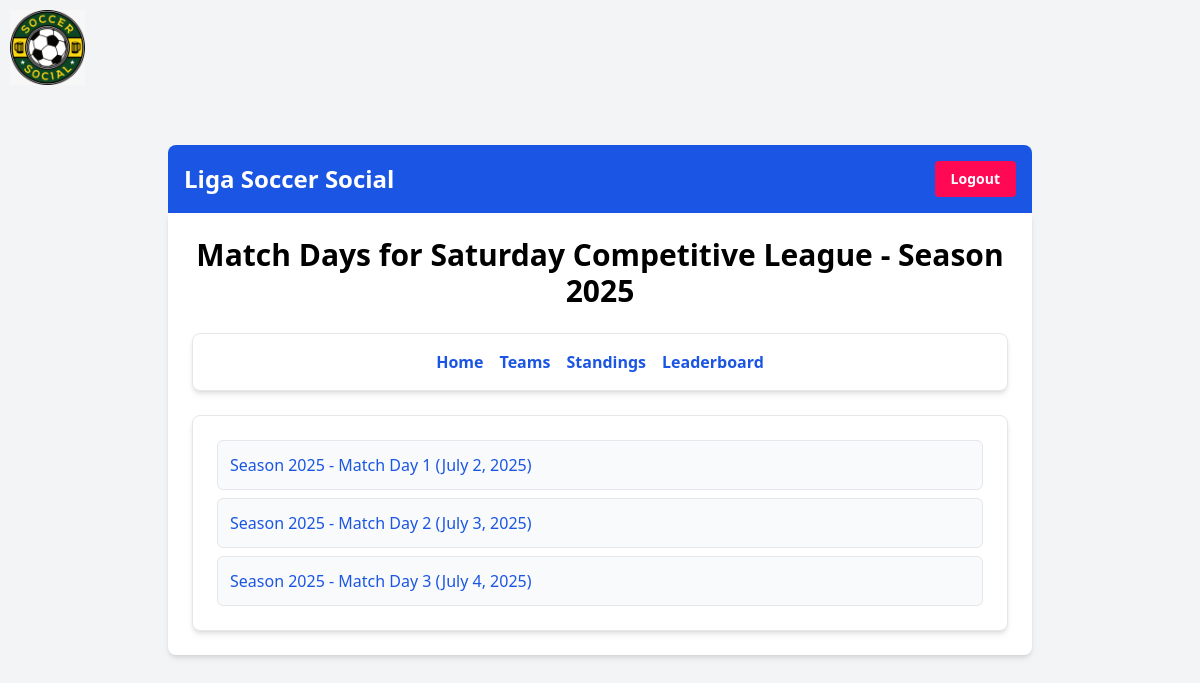
The app's page /futbol/league/1/1/matchdays/ (signed in) with its own data.
### futbolapp/models.py (models this page shows, shortened)
class League(models.Model):
    name = models.CharField(max_length=100)
    description = models.TextField()
    created_at = models.DateTimeField(auto_now_add=True)
    updated_at = models.DateTimeField(auto_now=True)

class Season(models.Model):
    league = models.ForeignKey(League, on_delete=models.CASCADE, null=True, blank=True)
    tournament = models.ForeignKey('Tournament', on_delete=models.CASCADE, null=True, blank=True) # New field
    year = models.IntegerField()
    is_current = models.BooleanField(default=False)

class Matchday(models.Model):
    season = models.ForeignKey(Season, on_delete=models.CASCADE)
    number = models.PositiveIntegerField()
    date = models.DateField()
    title = models.CharField(max_length=100, blank=True, null=True) # New field for title
    class Meta:
        ordering = ['season', 'number']
        unique_together = ('season', 'number')

### futbolapp/views.py (the view)
# urls.py: path('league/<int:league_id>/<int:season_id>/matchdays/', views.league_matchday_list, name='league_matchday_list'),
@login_required
def league_matchday_list(request, league_id, season_id):
    league = get_object_or_404(League, pk=league_id)
    season = get_object_or_404(Season, pk=season_id)
    matchdays = Matchday.objects.filter(season=season).order_by('number')
    return render(request, 'futbolapp/matchday_list.html', {'league': league, 'season': season, 'matchdays': matchdays, 'active_tab': 'matchdays'})

### futbolapp/templates/futbolapp/matchday_list.html
{% extends 'base.html' %}
{% block content %}
    <h1 class="text-3xl font-bold mb-6 text-center">Match Days for {{ league.name }} - Season {{ season.year }}</h1>
    <nav class="mb-6 p-4 bg-white rounded-lg shadow-md border border-gray-200">
        <ul class="flex flex-wrap justify-center space-x-4">
            {% if active_tab != 'home' %}
                <li><a href="{% url 'league_home' league.id season.id %}" class="text-primary-blue hover:text-primary-red font-semibold">Home</a></li>
            {% endif %}
            {% if active_tab != 'teams' %}
                <li><a href="{% url 'team_list' league.id season.id %}" class="text-primary-blue hover:text-primary-red font-semibold">Teams</a></li>
            {% endif %}
            {% if active_tab != 'standings' %}
                <li><a href="{% url 'league_standings_view' league.id season.id %}" class="text-primary-blue hover:text-primary-red font-semibold">Standings</a></li>
            {% endif %}
            {% if active_tab != 'leaderboard' %}
                <li><a href="{% url 'leaderboard_view' league.id season.id %}" class="text-primary-blue hover:text-primary-red font-semibold">Leaderboard</a></li>
            {% endif %}
        </ul>
    </nav>
    <div class="bg-white p-6 rounded-lg shadow-md border border-gray-200">
        <ul class="space-y-2">
            {% for matchday in matchdays %}
                <li>
                    <a href="{% url 'matchday_detail' matchday.id %}" class="block p-3 bg-gray-50 hover:bg-gray-100 rounded-md border border-gray-200 text-primary-blue font-medium">
                        Season {{ matchday.season.year }} - Match Day {{ matchday.number }} ({{ matchday.date }})
                    </a>
                </li>
            {% empty %}
                <li class="text-gray-700">No matchdays found for this league.</li>
            {% endfor %}
        </ul>
    </div>
{% endblock %}

### records on screen
League: name "Saturday Competitive League"
Season: year "2025"
Matchday: season.year "2025", number "1", date "July 2, 2025"
Matchday: season.year "2025", number "2", date "July 3, 2025"
Matchday: season.year "2025", number "3", date "July 4, 2025"
